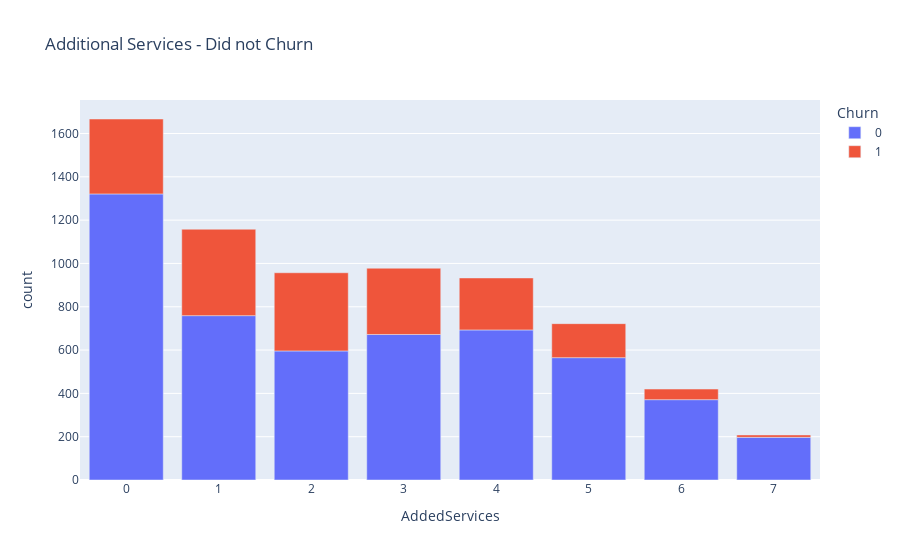

The cell this chart's notebook holds for it:
### Markdown cell above
**AddedServices by Churn**

### Code cell
add_serv_count = df.groupby(['AddedServices','Churn'],observed=True)['TotalCharges'].count().reset_index()
add_serv_count.rename(columns={'TotalCharges':'count'},inplace=True)
px.bar(add_serv_count,x='AddedServices',y='count', color='Churn', title='Additional Services - Did not Churn')

### Figure 1 — Plotly figure (JSON) as saved in the notebook; plotly's stock layout.template omitted (floating-point values rounded to 4 significant figures)
{"data": [{"alignmentgroup": "True", "hovertemplate": "Churn=0<br>AddedServices=%{x}<br>count=%{y}<extra></extra>", "legendgroup": "0", "marker": {"color": "#636efa", "pattern": {"shape": ""}}, "name": "0", "offsetgroup": "0", "orientation": "v", "showlegend": true, "textposition": "auto", "type": "bar", "x": [0, 1, 2, 3, 4, 5, 6, 7], "xaxis": "x", "y": [1321, 759, 596, 672, 693, 565, 371, 197], "yaxis": "y"}, {"alignmentgroup": "True", "hovertemplate": "Churn=1<br>AddedServices=%{x}<br>count=%{y}<extra></extra>", "legendgroup": "1", "marker": {"color": "#EF553B", "pattern": {"shape": ""}}, "name": "1", "offsetgroup": "1", "orientation": "v", "showlegend": true, "textposition": "auto", "type": "bar", "x": [0, 1, 2, 3, 4, 5, 6, 7], "xaxis": "x", "y": [346, 399, 361, 306, 240, 157, 49, 11], "yaxis": "y"}], "layout": {"autosize": true, "barmode": "relative", "legend": {"title": {"text": "Churn"}, "tracegroupgap": 0}, "title": {"text": "Additional Services - Did not Churn"}, "xaxis": {"anchor": "y", "autorange": true, "domain": [0, 1], "range": [-0.5, 7.5], "title": {"text": "AddedServices"}, "type": "linear"}, "yaxis": {"anchor": "x", "autorange": true, "domain": [0, 1], "range": [0, 1755.0], "title": {"text": "count"}, "type": "linear"}}}
